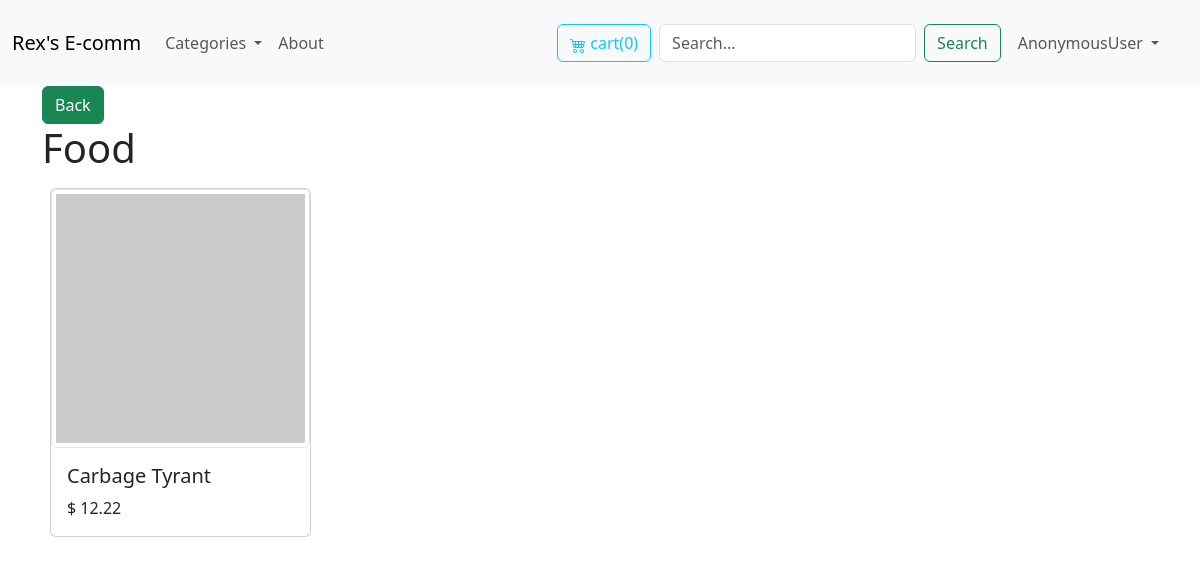
Screenshot of /food/ with the database file from the repository.
### store/models.py (models this page shows, shortened)
class Category(models.Model):
    title = models.CharField(max_length=50, unique=True)
    slug = models.SlugField(max_length=50)
    class Meta:
        verbose_name_plural = 'Categories'

class Product(models.Model):
    DRAFT = 'draft'
    WAITING_APPROVAL ='waitingaproval'
    ACTIVE='active'
    DELETED='deleted'
    STATUS_CHOICES =(
        (DRAFT, 'Draft'),
        (WAITING_APPROVAL, 'Waiting approval'),
        (ACTIVE, 'Active'),
        (DELETED, 'Deleted'),
    )
    user = models.ForeignKey(User, related_name='products', on_delete=models.CASCADE)
    category = models.ForeignKey(Category, related_name='products', on_delete=models.CASCADE)
    title = models.CharField(max_length=50)
    slug = models.SlugField(max_length=50, blank=True)
    description = models.TextField(blank=True)
    price = models.IntegerField()
    image = models.ImageField(upload_to='uploads/product_images/', blank=True, null=True, validators=[validate_file_extension])
    thumbnail = models.ImageField(upload_to='uploads/product_images/thumbnail/', blank=True, null=True)
    created_at = models.DateTimeField(auto_now_add=True)
    updated_at = models.DateTimeField(auto_now=True)
    status = models.CharField(max_length=50, choices=STATUS_CHOICES, default=ACTIVE)
    discount = models.ForeignKey(Discount, related_name='discount_id',on_delete=models.DO_NOTHING, null=True, blank=True)
    id_stripe = models.CharField(max_length=100,blank=True, null=True, unique=True)
    class Meta:
        ordering = ('-created_at', )
        indexes = [
            models.Index(fields=['user']),
        ]
    def get_display_price(self):
        for price in self.prices.all().filter(product=self):
            if price.active_price and price !=self:
                return price.price_amount/100
        return self.price /100
    def get_thumbnail(self):
        if self.thumbnail:
            origin= self.thumbnail.field.upload_to
            return self.thumbnail.url
        else:
            if self.image:
                self.thumbnail = self.make_thumbnail(self.image)
                self.save()
                return self.thumbnail.url
            else:
                return 'https://placehold.co/300x300/jpg'

### store/views.py (the view)
# urls.py: path('<slug:slug>/', views.category_detail, name='category_detail'),
def category_detail(request, slug):
    category = get_object_or_404(Category, slug=slug)
    products = category.products.filter(status=Product.ACTIVE)
    return render(request, 'store/category_detail.html', {
        'category':category,
        'products':products
    })

### store/cart.py (called while the page is built)
    def __len__(self):
        return sum(item['quantity'] for item in self.cart.values())

### store/context_processors.py (called while the page is built)
def cart(request):
    return {'cart':Cart(request)}

### store/templatetags/menu.py (called while the page is built)
@register.inclusion_tag('core/menu.html')
def menu(*args, **kwargs):
    categories = Category.objects.annotate(product_count=Count('products')).filter(product_count__gt=0)
    return {'categories': categories}

@register.simple_tag
def back_button(request):
    if request.method == 'GET':
        return True #request.META.get('HTTP_REFERER', '/')
    return False

### store/templates/store/category_detail.html (shortened to what this page needs)
{% extends 'core/mainBase.html' %}
{% block content %}
    <h1 class="text-xl">{{category.title}}</h1>
    {% include 'store/partials/products.html' %}
{% endblock content %}

### store/templates/store/partials/products.html
<div class="row">
    {% for product in products %}
        <div class="col-sm-6 col-md-4 col-lg-3 my-2 mx-2">
            <div class="card mb-4">
                <a href="{% url 'product_detail' product.category.slug product.slug %}">
                    <img class="card-img-top img-thumbnail" src="{{ product.get_thumbnail }}" alt="Image of {{ product.title }}">
                </a>
                <div class="card-body">
                    <h5 class="card-title">{{ product.title }}</h5>
                    <p class="card-text">$ {{ product.get_display_price }}</p>
                </div>
            </div>
        </div>
    {% endfor %}
</div>

### rows the page displays
Category: title "Food"
Product: title "Carbage Tyrant", get_display_price "12.22"

### other values shown
{{ cart|length }} "0"
{{ request.user }} "AnonymousUser"
